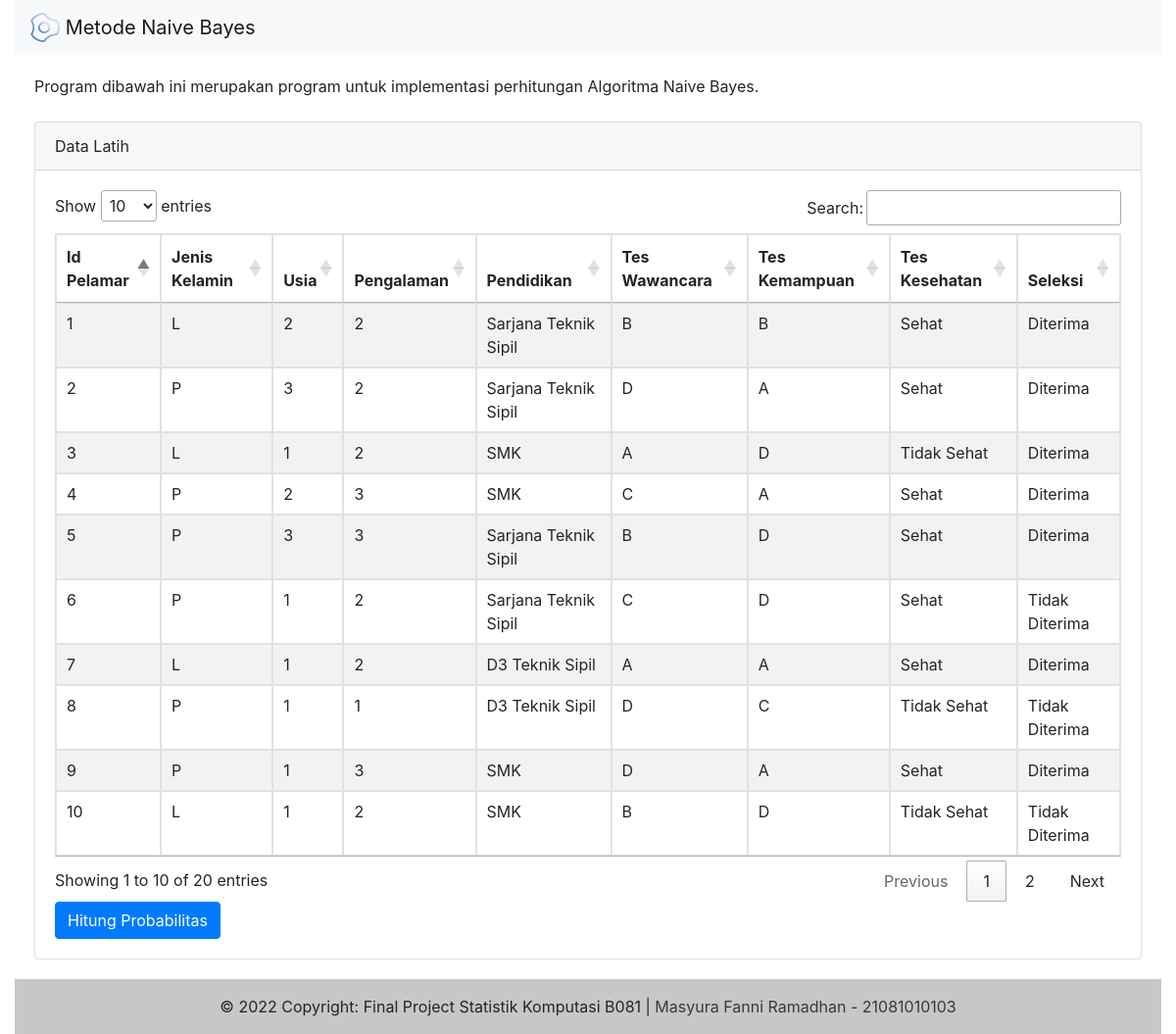
Page /Home.php on the committed database.
### tables this page shows
CREATE TABLE `datalatih` (
  `IdPelamar` int(11) NOT NULL,
  `Jk` enum('L','P') NOT NULL,
  `Usia` enum('1','2','3') NOT NULL,
  `Pengalaman` enum('1','2','3') NOT NULL,
  `Pendidikan` enum('Sarjana Teknik Sipil','D3 Teknik Sipil','SMK') NOT NULL,
  `TesWawancara` enum('A','B','C','D','E') NOT NULL,
  `TesKemampuan` enum('A','B','C','D','E') NOT NULL,
  `TesKesehatan` enum('Sehat','Tidak Sehat') NOT NULL,
  `Seleksi` enum('Diterima','Tidak Diterima') NOT NULL
);

### Home.php (the view, shortened to what this page needs)
<!DOCTYPE html>
<html lang="en">
    <head>
	    <link rel="stylesheet" type="text/css" href="bootstrap/css/bootstrap.min.css">
        <link rel="stylesheet" type="text/css" href="https://cdn.datatables.net/1.13.1/css/jquery.dataTables.min.css">
    </head>
    <body class="container-fluid">
        <?php
            include 'dbconnect.php';
        ?>
        <nav class="navbar navbar-light bg-light">
            <a class="navbar-brand" href="#">
                <img src="logo-nv.png" width="30" height="30" class="d-inline-block align-top" alt="">
                Metode Naive Bayes
            </a>
        </nav>
        <div class="card-body">
            Program dibawah ini merupakan program untuk implementasi perhitungan Algoritma Naive Bayes.
            <br><br>
            <div class="card">
                <div class="card-header">
                    Data Latih
                </div>
                <div class="card-body">
                    <table id="dtBasicExample" class="table table-striped table-bordered table-sm" cellspacing="0" width="100%">
                        <thead>
                            <tr>
                                <th class="th-sm">Id Pelamar</th>
                                <th class="th-sm">Jenis Kelamin</th>
                                <th class="th-sm">Usia</th>
                                <th class="th-sm">Pengalaman</th>
                                <th class="th-sm">Pendidikan</th>
                                <th class="th-sm">Tes Wawancara</th>
                                <th class="th-sm">Tes Kemampuan</th>
                                <th class="th-sm">Tes Kesehatan</th>
                                <th class="th-sm">Seleksi</th>
                            </tr>
                        </thead>
                        <tbody>
                            <?php
                                $query = mysqli_query($conn, "select *from datalatih");
                                while ($data = mysqli_fetch_array($query)){
                            ?>
                            <tr>
                                <td><?= $data['IdPelamar'] ?></td>
                                <td><?= $data['Jk'] ?></td>
                                <td><?= $data['Usia'] ?></td>
                                <td><?= $data['Pengalaman'] ?></td>
                                <td><?= $data['Pendidikan'] ?></td>
                                <td><?= $data['TesWawancara'] ?></td>
                                <td><?= $data['TesKemampuan'] ?></td>
                                <td><?= $data['TesKesehatan'] ?></td>
                                <td><?= $data['Seleksi'] ?></td>
                            </tr>
                            <?php } ?>
                        </tbody>
                    </table>
                    <a type="button" href="proses.php" class="btn btn-primary">Hitung Probabilitas</a>
                </div>
            </div>
        </div>
        <footer class="bg-light text-center text-lg-start">
            <div class="text-center p-3" style="background-color: rgba(0, 0, 0, 0.2);">
                © 2022 Copyright: Final Project Statistik Komputasi B081 |
                <a class="text-dark" href="#">Masyura Fanni Ramadhan - 21081010103</a>
            </div>
        </footer>
    </body>
</html>

### rows in the picture
datalatih: IdPelamar "1", Jk "L", Usia "2", Pengalaman "2", Pendidikan "Sarjana Teknik Sipil", TesWawancara "B", TesKemampuan "B", TesKesehatan "Sehat", Seleksi "Diterima"
datalatih: IdPelamar "2", Jk "P", Usia "3", Pengalaman "2", Pendidikan "Sarjana Teknik Sipil", TesWawancara "D", TesKemampuan "A", TesKesehatan "Sehat", Seleksi "Diterima"
datalatih: IdPelamar "3", Jk "L", Usia "1", Pengalaman "2", Pendidikan "SMK", TesWawancara "A", TesKemampuan "D", TesKesehatan "Tidak Sehat", Seleksi "Diterima"
datalatih: IdPelamar "4", Jk "P", Usia "2", Pengalaman "3", Pendidikan "SMK", TesWawancara "C", TesKemampuan "A", TesKesehatan "Sehat", Seleksi "Diterima"
datalatih: IdPelamar "5", Jk "P", Usia "3", Pengalaman "3", Pendidikan "Sarjana Teknik Sipil", TesWawancara "B", TesKemampuan "D", TesKesehatan "Sehat", Seleksi "Diterima"
datalatih: IdPelamar "6", Jk "P", Usia "1", Pengalaman "2", Pendidikan "Sarjana Teknik Sipil", TesWawancara "C", TesKemampuan "D", TesKesehatan "Sehat", Seleksi "Tidak Diterima"
datalatih: IdPelamar "7", Jk "L", Usia "1", Pengalaman "2", Pendidikan "D3 Teknik Sipil", TesWawancara "A", TesKemampuan "A", TesKesehatan "Sehat", Seleksi "Diterima"
datalatih: IdPelamar "8", Jk "P", Usia "1", Pengalaman "1", Pendidikan "D3 Teknik Sipil", TesWawancara "D", TesKemampuan "C", TesKesehatan "Tidak Sehat", Seleksi "Tidak Diterima"
datalatih: IdPelamar "9", Jk "P", Usia "1", Pengalaman "3", Pendidikan "SMK", TesWawancara "D", TesKemampuan "A", TesKesehatan "Sehat", Seleksi "Diterima"
datalatih: IdPelamar "10", Jk "L", Usia "1", Pengalaman "2", Pendidikan "SMK", TesWawancara "B", TesKemampuan "D", TesKesehatan "Tidak Sehat", Seleksi "Tidak Diterima"
